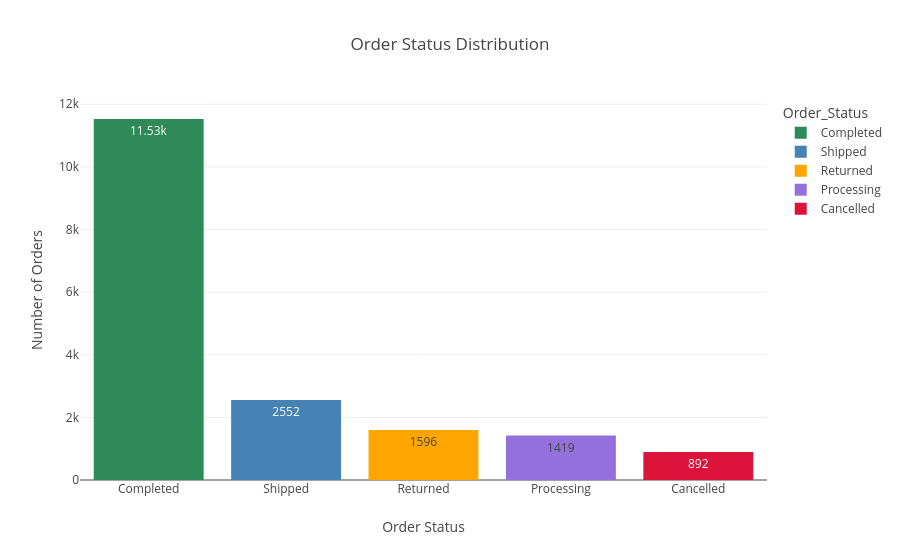

The notebook cell saved with this chart:
### Code cell
status_colors = {
    'Completed': '#2E8B57',
    'Shipped': '#4682B4',
    'Returned': '#FFA500',
    'Processing': '#9370DB',
    'Cancelled': '#DC143C'
}

px.bar(
    df['Order_Status'].value_counts().reset_index(),
    x='Order_Status',
    y='count',
    title='Order Status Distribution',
    color='Order_Status',
    color_discrete_map=status_colors,
    text_auto=True
).update_layout(
    xaxis_title='Order Status',
    yaxis_title='Number of Orders'
).show()

### Figure 1 — Plotly figure (JSON) as saved in the notebook; plotly's stock layout.template omitted (floating-point values rounded to 4 significant figures)
{"data": [{"hovertemplate": "Order_Status=%{x}<br>count=%{y}<extra></extra>", "legendgroup": "Completed", "marker": {"color": "#2E8B57", "pattern": {"shape": ""}}, "name": "Completed", "orientation": "v", "showlegend": true, "textposition": "auto", "texttemplate": "%{y}", "type": "bar", "x": ["Completed"], "xaxis": "x", "y": [11530], "yaxis": "y"}, {"hovertemplate": "Order_Status=%{x}<br>count=%{y}<extra></extra>", "legendgroup": "Shipped", "marker": {"color": "#4682B4", "pattern": {"shape": ""}}, "name": "Shipped", "orientation": "v", "showlegend": true, "textposition": "auto", "texttemplate": "%{y}", "type": "bar", "x": ["Shipped"], "xaxis": "x", "y": [2552], "yaxis": "y"}, {"hovertemplate": "Order_Status=%{x}<br>count=%{y}<extra></extra>", "legendgroup": "Returned", "marker": {"color": "#FFA500", "pattern": {"shape": ""}}, "name": "Returned", "orientation": "v", "showlegend": true, "textposition": "auto", "texttemplate": "%{y}", "type": "bar", "x": ["Returned"], "xaxis": "x", "y": [1596], "yaxis": "y"}, {"hovertemplate": "Order_Status=%{x}<br>count=%{y}<extra></extra>", "legendgroup": "Processing", "marker": {"color": "#9370DB", "pattern": {"shape": ""}}, "name": "Processing", "orientation": "v", "showlegend": true, "textposition": "auto", "texttemplate": "%{y}", "type": "bar", "x": ["Processing"], "xaxis": "x", "y": [1419], "yaxis": "y"}, {"hovertemplate": "Order_Status=%{x}<br>count=%{y}<extra></extra>", "legendgroup": "Cancelled", "marker": {"color": "#DC143C", "pattern": {"shape": ""}}, "name": "Cancelled", "orientation": "v", "showlegend": true, "textposition": "auto", "texttemplate": "%{y}", "type": "bar", "x": ["Cancelled"], "xaxis": "x", "y": [892], "yaxis": "y"}], "layout": {"barmode": "relative", "legend": {"title": {"text": "Order_Status"}, "tracegroupgap": 0}, "title": {"text": "Order Status Distribution"}, "xaxis": {"anchor": "y", "categoryarray": ["Completed", "Shipped", "Returned", "Processing", "Cancelled"], "categoryorder": "array", "domain": [0, 1], "title": {"text": "Order Status"}}, "yaxis": {"anchor": "x", "domain": [0, 1], "title": {"text": "Number of Orders"}}}}
